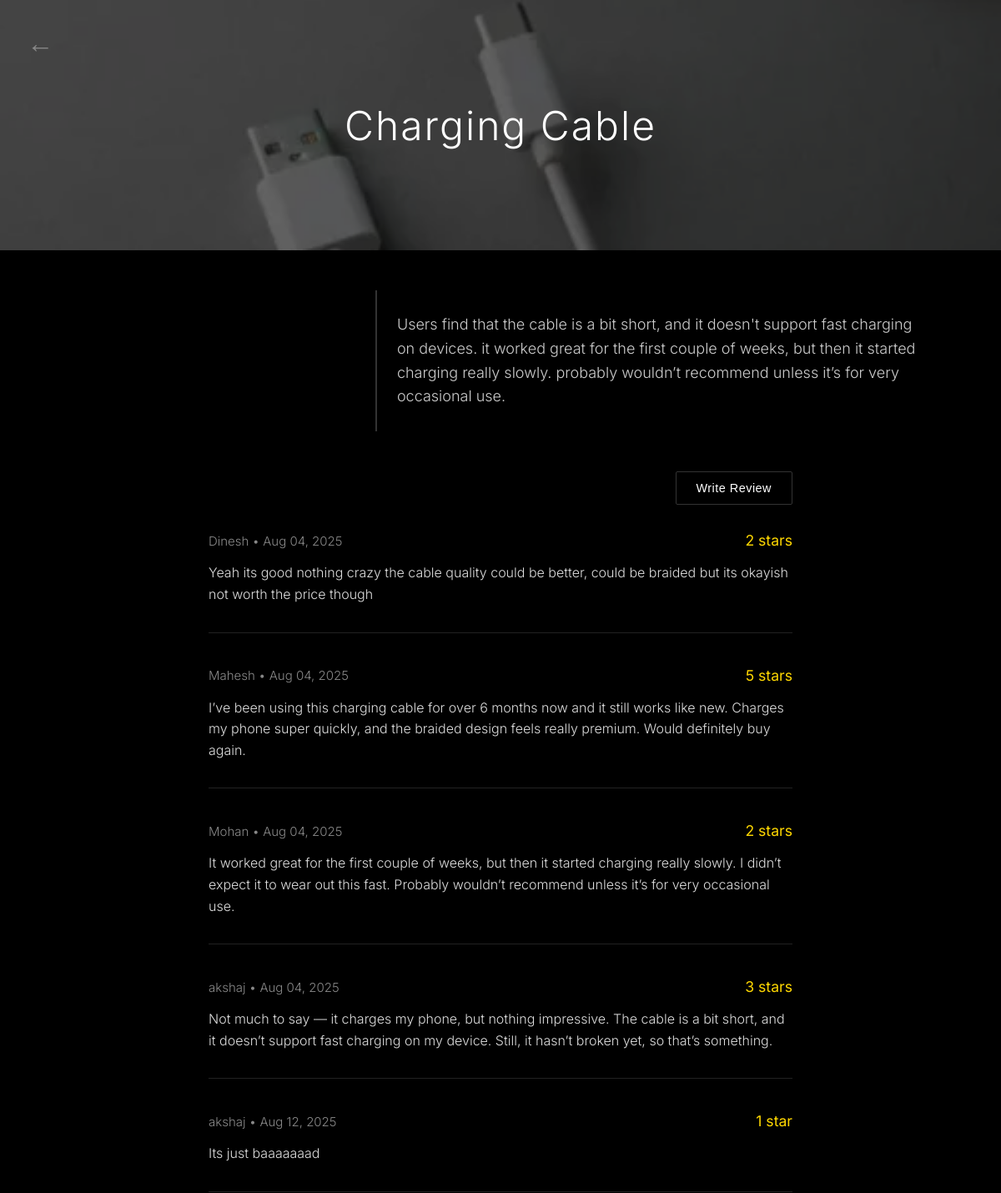
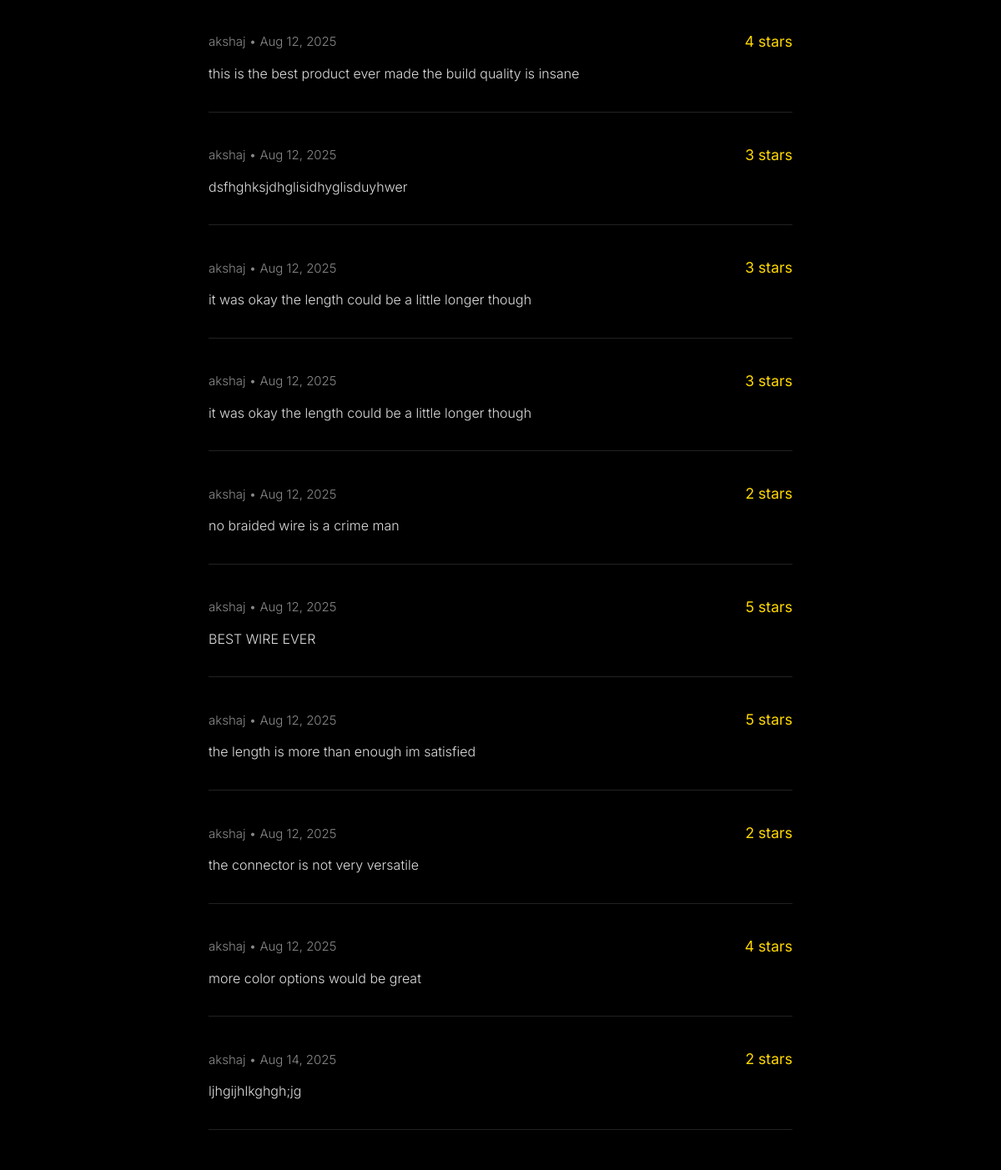
Screenshot of /Reviews/6/ (signed in) with the database file from the repository (2 pictures, top to bottom).
### reviewDetailed/models.py (models this page shows, shortened)
class Product(models.Model):
    name = models.CharField(max_length=100)
    description = models.TextField()
    picture = models.ImageField(upload_to='')
    aiOverview = models.TextField(blank=True, null=True)
    avgRating = models.IntegerField(default=0)

class Review(models.Model):
    title = models.CharField(max_length=200)
    content = models.TextField()
    rating = models.IntegerField()
    author = models.ForeignKey(User, on_delete=models.CASCADE)
    created_at = models.DateTimeField(auto_now_add=True)
    updated_at = models.DateTimeField(auto_now=True)

### reviewDetailed/views.py (the view)
# urls.py: path("<int:product_id>/", views.reviews, name="reviews"),
@login_required(login_url='/SignLogIN_OUT/')
def reviews(request, product_id):
    dat = Product.objects.get(id=product_id)
    prodName = dat.name
    reviews = Review.objects.filter(title=prodName)
    summary = dat.aiOverview
    return render(request, 'reviews.html', {
        'reviews': reviews,
        'view_only': True,
        'product': dat,
        'summary': summary,
    })

### Frontend/templates/reviews.html (shortened to what this page needs)
<!DOCTYPE html>
{% load static %}
<html lang="en">
<head>
    <link rel="stylesheet" href="{% static 'styles/reviews.css' %}">
</head>
<body>
    <div class="container" style="background-color: #000; min-height: 100vh;">
    <div class="header" style="position:relative;height:300px;width:100%;display:flex;align-items:center;justify-content:center;overflow:hidden;background:#000;">
            {% if product.picture %}
                <img src="{{ product.picture.url }}" alt="{{ product.name }}" style="position:absolute;top:0;left:0;width:100%;height:100%;object-fit:cover;filter:brightness(0.4);z-index:1;">
            {% endif %}
            <span style="position:relative;z-index:2;color:#fff;font-size:3rem;font-weight:300;letter-spacing:2px;text-align:center;">{{ product.name }}</span>
        </div>
        <div class="main-content" style="display: flex; flex-direction: column; align-items: center; max-width: 900px; margin: 0 auto; padding: 3rem 2rem; background: #000;">
            <a href="{% url 'index' %}" class="back-button" style="position: fixed; top: 2rem; left: 2rem; color: #888; font-size: 2rem; font-weight: 300; text-decoration: none; z-index: 1000; transition: color 0.3s ease;">←</a>
            <div class="ai-overview-section" style="width: 100%; max-width: 700px; margin: 0 0 3rem 0;">
                <div class="ai-overview-text" style="color: #ccc; font-family: 'Inter', sans-serif; font-size: 16px; font-weight: 300; line-height: 1.6; text-align: left; background: none; padding: 1.5rem; border-left: 2px solid #333; margin-left: 1rem;">
                    {% if summary %}
                        {{ summary }}
                    {% else %}
                        <em style="color: #666;">AI summary will appear here after reviews are submitted...</em>
                    {% endif %}
                </div>
            </div>
            <div style="width: 100%; max-width: 700px; display: flex; justify-content: flex-end; margin: 0 0 2rem 0;">
                    <button class="write-review" role="button" onclick="window.location.href='{% url 'reviewWrite' product.id %}'" style="background: none; color: #fff; border: 1px solid #333; padding: 0.7rem 1.5rem; border-radius: 2px; cursor: pointer; font-size: 0.9rem; font-weight: 300; letter-spacing: 0.5px; transition: all 0.3s ease;">Write Review</button>
            </div>
            <div class="review-section" style="width: 100%; max-width: 700px; display: flex; flex-direction: column; gap: 2.5rem;">
                {% for review in reviews %}
                    <div class="review-card" style="background: none; border: none; border-bottom: 1px solid #222; padding: 0 0 2rem 0;">
                        <div class="author-rating" style="display: flex; justify-content: space-between; align-items: center; margin-bottom: 1rem;">
                            <div class="author">
                                <span style="color: #888; font-family: 'Inter', sans-serif; font-size: 14px; font-weight: 300;">{{ review.author }} • {{ review.created_at|date:"M d, Y" }}</span>
                            </div>
                            <div style="color:#ffd700;font-family:'Inter',sans-serif;font-size:1.1rem;font-weight:400;">
                                {{ review.rating }} star{{ review.rating|pluralize }}
                            </div>
                        </div>
                        <div class="remarks">
                            <span style="color: #ddd; font-family: 'Inter', sans-serif; font-size: 15px; font-weight: 300; line-height: 1.6;">{{ review.content }}</span>
                        </div>
                    </div>
                {% endfor %}
            </div>
        </div>
    </div>
</body>
</html>

### Frontend/styles/reviews.css (style rules this page uses)
* { margin: 0; padding: 0; box-sizing: border-box; }
body { font-family: 'Inter', sans-serif; margin: 0; padding: 0; }
.container { min-height: 100vh; background-color: #474747; }
.header { width: 100%; height: 128px; background-color: #888888; display: flex; align-items: center; padding: 0 24px; position: relative; }
.write-review[role="button"] { position: static; left: auto; top: auto; color: #ffffff; }
.write-review { text-align: center; transform-origin: center; position: absolute; top: 6.2rem; left: 78rem; padding: 0.3rem 0.7rem; background: none; color: #ffffff; border: none; border-radius: 0; font-size: 1.13rem; font-weight: 600; text-decoration: none; box-shadow: none; letter-spacing: 0.01em; transition: color 0.18s cubic-bezier(.4,0,.2,1), font-size 0.22s cubic-bezier(.4,0,.2,1), transform 0.22s cubic-bezier(.4,0,.2,1); z-index: 20; cursor: pointer; }
.back-button { display: inline-block; position: absolute; top: 2.5rem; left: 2.5rem; color: #fff; font-size: 2.6rem; font-weight: bold; text-decoration: none; background: none; border: none; padding: 0; transition: color 0.18s cubic-bezier(.4,0,.2,1), transform 0.22s cubic-bezier(.4,0,.2,1); z-index: 10; cursor: pointer; }
.main-content { width: 100%; background-color: #1E1E1E; min-height: calc(100vh - 128px); padding: 24px; position: relative; }
.ai-overview-section { position: relative; left: 22%; margin-bottom: 24px; }
.ai-overview-text { width: 100%; max-width: 404px; height: 115px; display: flex; align-items: center; justify-content: center; margin: 0 auto; }
.review-section { width: 100%; max-width: 575px; display: flex; flex-direction: column; gap:150px; }
.review-section { width: 100%; max-width: 575px; }
.author-rating { display: flex; margin-bottom: 75px; flex-direction: column; }
.author { margin-bottom: 10px; }
.author span { color: white; font-family: 'Inter', sans-serif; font-size: 20px; font-weight: 400; line-height: normal; }
.remarks span { color: white; font-family: 'Inter', sans-serif; font-size: 16px; font-weight: 400; line-height: normal; }
@media (min-width: 768px) { .header { height: 205px; background-color: #9A9A9A; padding: 0 99px; } }
@media (min-width: 768px) { .main-content { background-color: #000; min-height: calc(100vh - 205px); padding: 69px 100px; } }
@media (min-width: 768px) { .ai-overview-section { margin-bottom: 238px; } }
@media (min-width: 768px) { .ai-overview-text { max-width: 688px; height: 169px; margin: 0; } }
@media (min-width: 768px) { .review-section { max-width: 1239px; } }
@media (min-width: 768px) { .author-rating { flex-direction: row; align-items: center; justify-content: space-between; margin-bottom: 65px; } }
@media (min-width: 768px) { .author { margin-bottom: 0; } }
@media (min-width: 768px) { .author span { font-size: 32px; } }
@media (min-width: 768px) { .remarks span { font-size: 24px; } }

### Frontend/templates/reviews.html (style rules this page uses)
body { background: #000 !important; margin: 0; padding: 0; }
@media (min-width: 768px) { .ai-overview-text { font-size: 18px !important; } }
@media (min-width: 768px) { .review-card .author span { font-size: 15px !important; } }
@media (min-width: 768px) { .review-card .remarks span { font-size: 16px !important; } }

### rows the page displays
Product: picture (picture), name "Charging Cable", aiOverview "Users find that the cable is a bit short, and it doesn't support fast charging on devices. it worked great for the first couple of weeks, but then it started charging really slowly. probably wouldn’t recommend unless it’s for very occasional use."
Review: author "Dinesh", created_at "Aug 04, 2025", rating "2", content "Yeah its good nothing crazy the cable quality could be better, could be braided but its okayish not worth the price though"
Review: author "Mahesh", created_at "Aug 04, 2025", rating "5", content "I’ve been using this charging cable for over 6 months now and it still works like new. Charges my phone super quickly, and the braided design feels really premium. Would definitely buy again."
Review: author "Mohan", created_at "Aug 04, 2025", rating "2", content "It worked great for the first couple of weeks, but then it started charging really slowly. I didn’t expect it to wear out this fast. Probably wouldn’t recommend unless it’s for very occasional use."
Review: author "akshaj", created_at "Aug 04, 2025", rating "3", content "Not much to say — it charges my phone, but nothing impressive. The cable is a bit short, and it doesn’t support fast charging on my device. Still, it hasn’t broken yet, so that’s something."
Review: author "akshaj", created_at "Aug 12, 2025", rating "1", content "Its just baaaaaaad"
Review: author "akshaj", created_at "Aug 12, 2025", rating "4", content "this is the best product ever made the build quality is insane"
Review: author "akshaj", created_at "Aug 12, 2025", rating "3", content "dsfhghksjdhglisidhyglisduyhwer"
Review: author "akshaj", created_at "Aug 12, 2025", rating "3", content "it was okay the length could be a little longer though"
Review: author "akshaj", created_at "Aug 12, 2025", rating "3", content "it was okay the length could be a little longer though"
Review: author "akshaj", created_at "Aug 12, 2025", rating "2", content "no braided wire is a crime man"
Review: author "akshaj", created_at "Aug 12, 2025", rating "5", content "BEST WIRE EVER"
Review: author "akshaj", created_at "Aug 12, 2025", rating "5", content "the length is more than enough im satisfied"
Review: author "akshaj", created_at "Aug 12, 2025", rating "2", content "the connector is not very versatile"
Review: author "akshaj", created_at "Aug 12, 2025", rating "4", content "more color options would be great"
Review: author "akshaj", created_at "Aug 14, 2025", rating "2", content "ljhgijhlkghgh;jg"
